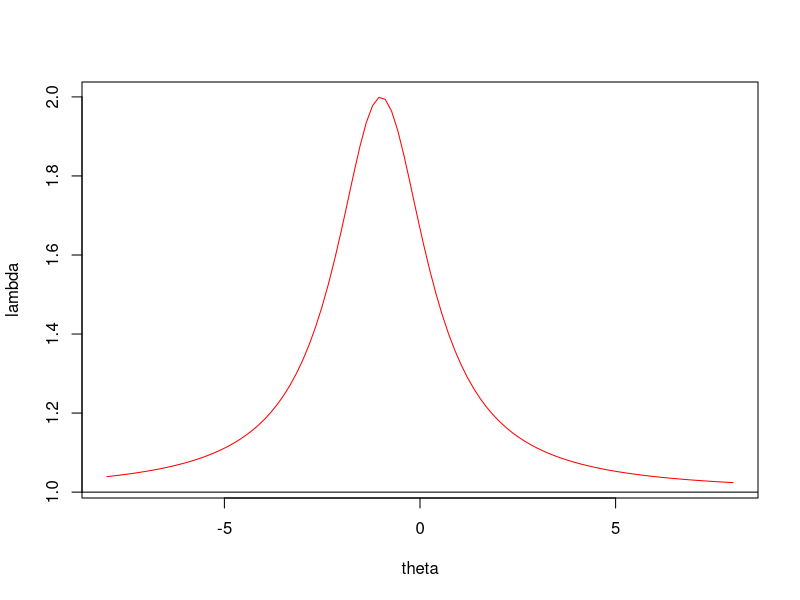
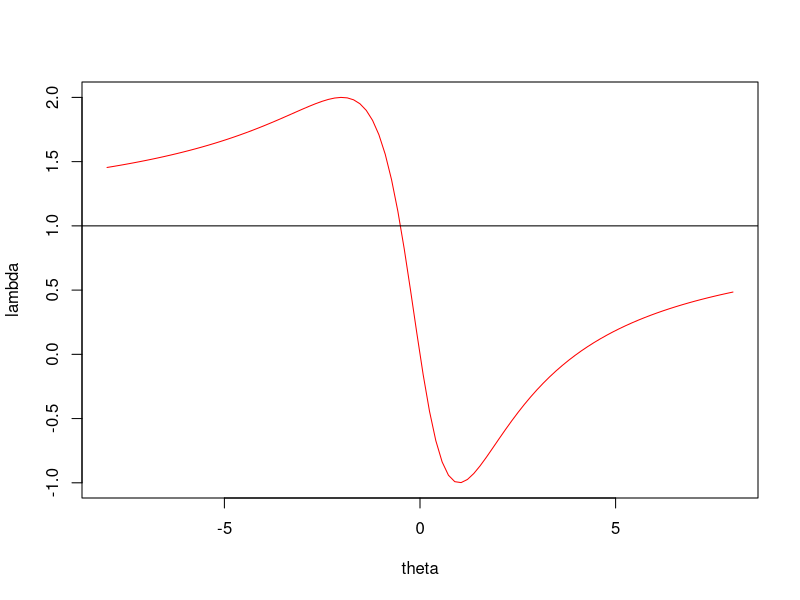

Generate these figures, in order, with R:

fRayleigh <- function (z, i, x, a, b) {
    aii <- a [i, i]
    bii <- b [i, i]
    ax <- sum (a[, i] * x)
    bx <- sum (b[, i] * x)
    xax <- sum (a * outer (x, x))
    xbx <- sum (b * outer (x, x))
    f1 <- (aii * (z ^ 2)) + (2 * ax * z) + xax
    f2 <- (bii * (z ^ 2)) + (2 * bx * z) + xbx
    return (f1 / f2)
}

a <-  matrix (-1, 3, 3)
diag (a) <- 1
b <-  diag (3)
x <- c(1, 1, -1)
zseq <- seq (-8, 8, length = 100)
png("myOne.png")
plot (zseq, fRayleigh (zseq, 1, x, a, b),type="l",cex=3,col="RED",xlab="theta",ylab="lambda")
abline(h=a[1,1] / b[1,1])
dev.off()
x <- c(1,0,1)
png("myTwo.png")
plot (zseq, fRayleigh (zseq, 2, x, a, b),type="l",cex=3,col="RED",xlab="theta",ylab="lambda")
abline(h=a[2,2] / b[2,2])
dev.off()